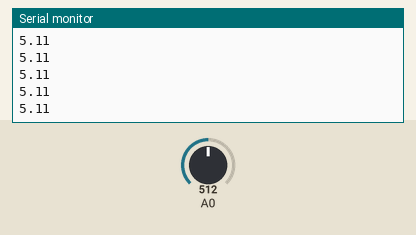
Bench run of a sketch on a simulated Arduino Uno, built with avr-gcc and run on an emulated ATmega328P. Shown: the last lines printed to the serial monitor. Inputs (shaded band) come from the test bench; at power-on: A0 = 512.

Above: at 1.2 s.
1.3 s: A0 set to 716
At 1.31 s:
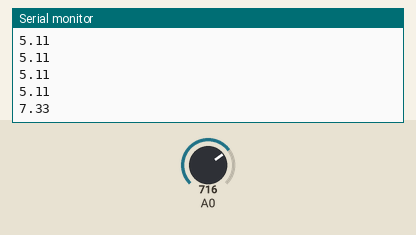
2.8 s: A0 set to 900
At 2.82 s:
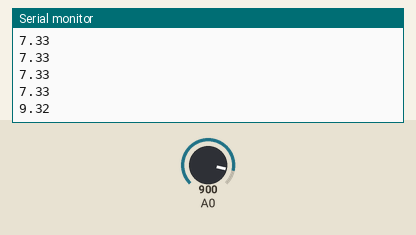
Timing chart, 0 to 5.8 s (numbered marks = the images above; inputs shaded):
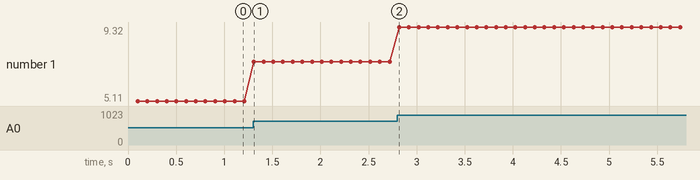

Measured:
- after the input at 1.3 s, the serial monitor: prints a new line at once (image 1)
- after the input at 2.8 s, the serial monitor: prints a new line at once (image 2)
- plotted number 1: 5.11 → 7.33 after the input at 1.3 s, 7.33 → 9.32 after the input at 2.8 s

The sketch:

spirometer.ino
```cpp
const float ADC_mV = 4.8828125;       // convesion multiplier from Arduino ADC value to voltage in mV
const float SensorOffset = 200.0;     // in mV taken from datasheet
const float sensitivity = 4.413;      // in mV/mmH2O taken from datasheet
const float mmh2O_cmH2O = 10;         // divide by this figure to convert mmH2O to cmH2O
const float mmh2O_kpa = 0.00981;      // convesion multiplier from mmH2O to kPa
int count = 0;
int sum = 0;

float pi = 3.14;
float q = 0;
float d1 = 1.8;
float d2 = 1.3;
float fd = 1.2;
float dp = 0;
float area_d1 = 2.5446;
float area_d2 = 1.3273;
float num = 0;
float denom = 0;
float volume = 0;

void setup() {
  Serial.begin(9600);
}

void loop() {
  delay(100);
//  count++;


  // ((sensorValue in mV -sensorOffset)/sensitivity in mV/mmH2O)*kPa conversion constant
  float sensorValue = ((analogRead(A0) * ADC_mV - SensorOffset) / sensitivity * mmh2O_kpa);     // result in kPa
    dp = sensorValue*1000;
    num = 2*dp;
    denom = fd*(pow(area_d1/area_d2, 2)-1);
    q = area_d1 * sqrt(num/denom);
    // q = area_d1*(sqrt((2*dp)/fd*(pow(area_d1/area_d2, 2))-1));
//    Serial.print(-0.1); // To freeze the lower limit
//  Serial.print(" ");
//  Serial.print(1); // To freeze the upper limit
//  Serial.print(" ");
    Serial.println(sensorValue);
//    if(sensorValue > 0.20){
//      count++;
//      if(count == 10){
//        count=0;
//        Serial.println("------");
//        volume = 0;
//        }

//    volume += q*0.1;
//    Serial.println("Volume in litres : ");
//    Serial.println(volume);
//    }
//    Serial.print("%.4f (litres):");
//    Serial.println(q/10);
}
```
